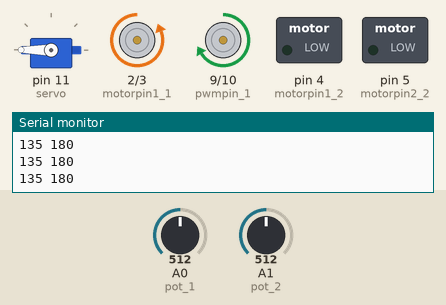
Recording of a sketch running on a simulated Arduino Uno, built with avr-gcc and run on an emulated ATmega328P. Parts: servo, motor-driver pin pairs drawn as motors (green arrow = first pin HIGH = forward, orange = second pin HIGH = backward, longer = more drive), switched loads named in the sketch (green lamp = pin HIGH), the last lines printed to the serial monitor. The inputs (shaded band) are chosen by the test bench; at power-on: A0 (pot_1) = 512, A1 (pot_2) = 512.

Above: at 1.26 s.
1.3 s: A0 (pot_1) set to 716
At 3.78 s:
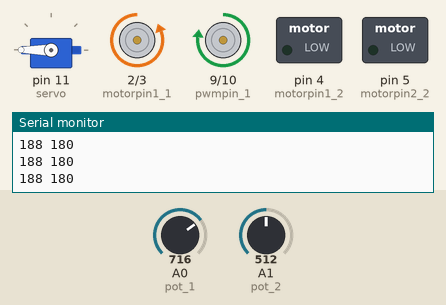
4.3 s: A0 (pot_1) set to 900
At 4.48 s:
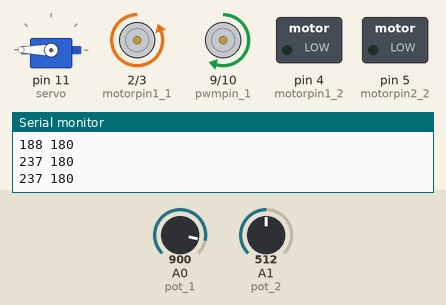
At 6.6 s:
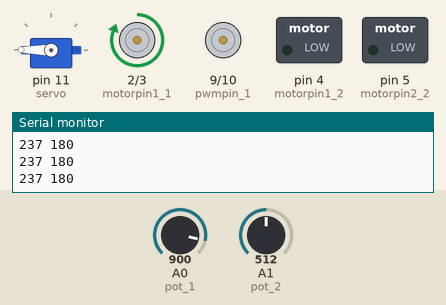
7.3 s: A0 (pot_1) set to 1023
Timing chart, 0 to 10.3 s (numbered marks = the images above; inputs shaded):
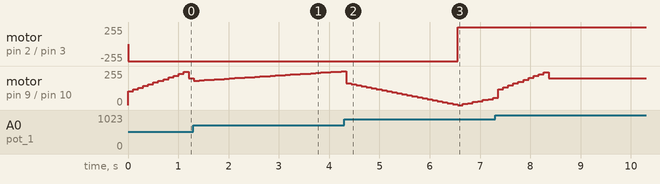

Measured:
- after the input at 1.3 s, motor on pin 9 (pwmpin_1) / pin 10 (pwmpin_2): forward 200/255 → forward 183/255 at once, → forward 186/255 0.10 s later, → forward 188/255 0.10 s later, → forward 190/255 0.10 s later, … (30 changes in this stretch)
- after the input at 4.3 s, motor on pin 2 (motorpin1_1) / pin 3 (motorpin2_1): backward 255/255 → forward 255/255 after 2.3 s
- by itself, motor on pin 9 (pwmpin_1) / pin 10 (pwmpin_2): rises from stopped to forward 248/255 in 1.1 s, then falls to forward 200/255 in 0.10 s

The sketch:

Motor_Controller_Final.ino
```cpp
#include <Servo.h>
Servo servo;

int motorpin1_1 = 2;
int motorpin2_1 = 3;

int motorpin1_2 = 4;
int motorpin2_2 = 5;

int motorpin1_3 = 6;
int motorpin2_3 = 7;

int pwmpin_1 = 9;
int pwmpin_2 = 10;
int pwmpin_3 = 11;

int pot_1 = A0;
int pot_2 = A1;
int pot_3 = A2;

int val_1;
int val_2;
int val_3;

float Kp_1 = 0;
float Kp_2 = 0;
float Kp_3 = 0;

float Ki_1 = 0.002;
float Ki_2 = 0.004;
float Ki_3 = 1;

float setpoint_1 = 200;
float setpoint_2 = 200;
float setpoint_3 = 50;

float error_1 = 0;
float error_2 = 0;
float error_3 = 0;

float controllerOut_1;
float controllerOut_2;
float controllerOut_3;

float currentTime = 0;
float elapsedTime = 0;
float previousedTime = 0;

float cumError = 0;

// pin2 = LOW and pin3=HIGH----> positive direction

// motor3 --> abi:ghermez banafash:sefid out3:ghermez and out4:abi
//motor1 --> sefid:abi, toosi:zard
//motor2 --> sabz:banafsh and zard:abi

void setup() {
  // put your setup code here, to run once:
  pinMode(motorpin1_1, OUTPUT);
  pinMode(motorpin2_1, OUTPUT);
  pinMode(pwmpin_1, OUTPUT);

  pinMode(motorpin1_2, OUTPUT);
  pinMode(motorpin2_2, OUTPUT);
  pinMode(pwmpin_2, OUTPUT);


  servo.attach(11);

  Serial.begin(9600);

}
//optional
void reset()
{
  digitalWrite(motorpin1_1, LOW);
  digitalWrite(motorpin2_1, HIGH);
  analogWrite(pwmpin_1, 255);
  delay(1000);

}
//optional

void Controller(int motorpin1, int motorpin2, int pwmpin, float kp, float ki, float error ){
  currentTime = millis();
  elapsedTime = currentTime - previousedTime;
  cumError += error*elapsedTime;
  float controllerOut = error*kp + ki*cumError;
 //saturation
  if(controllerOut > 255)
    controllerOut = 200;
  else if(controllerOut < -255)
    controllerOut = -200;
//stop
  if(error < 10 && error > -10)
  {
    analogWrite(pwmpin, 0);
  }
//set pwm
  else{
  if(controllerOut > 0 ){
    digitalWrite(motorpin1, LOW);
    digitalWrite(motorpin2, HIGH);
    analogWrite(pwmpin, controllerOut);
  }
  else
  {
    digitalWrite(motorpin1, HIGH);
    digitalWrite(motorpin2, LOW);
    analogWrite(pwmpin, -1*controllerOut);
    }
  }

  previousedTime = currentTime;

}

void loop() {
 ///read feedbacks
  val_1 = analogRead(pot_1);
  val_1 = map(val_1, 0, 1023, 0, 270);
  error_1 = setpoint_1 - val_1;


  val_2 = analogRead(pot_2);
  val_2 = map(val_2, 0, 1023, 0, 270);
  error_2 = setpoint_2 - val_2;


//  val_3 = analogRead(pot_3);
//  val_3 = map(val_3, 0, 1023, 0, 270);
//  error_3 = setpoint_3 - val_3;


  Serial.print(val_1);
  Serial.print(" ");
  Serial.println(val_3);


  //set kp for each motors controller
  if(error_1 > -30 && error_1 < 30)
    Kp_1 = 2;
  else if(error_1 > 200 || error_1 < -200)
    Kp_1 = 1.4;
  else
    Kp_1 = 1.6;

  if(error_2 > -50 && error_2 < 50)
    Kp_2 = 2.5;
  else if(error_2 > 200 || error_2 < -200)
    Kp_2 = 1.5;
  else
    Kp_2 = 1.8;


  Controller(motorpin1_1, motorpin2_1, pwmpin_1, Kp_1, Ki_1, error_1);
//  Controller(motorpin1_2, motorpin2_2, pwmpin_2, Kp_2, Ki_2, error_2);
//  Controller(motorpin1_3, motorpin2_3, pwmpin_3, Kp_3,Ki_3, error_3);
  val_3 = 180;
  servo.write(val_3);


  delay(100);


}
```
